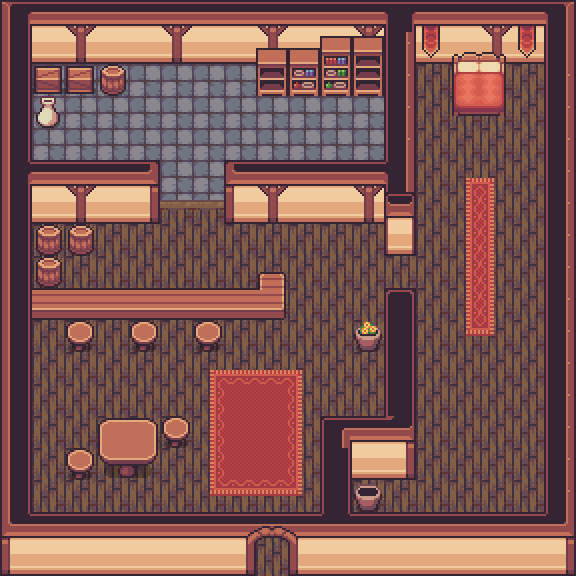

A 2D game scene composited from a Tiled map and its tileset images. What follows is a short description and the map's XML, with every tile layer's data as written:
An orthogonal 18x18 tile map with 32x32 px tiles, 4 tile layers (Ground, Walls, Details, Overlay), 3 hidden layers not drawn, 3 tilesets.

<map version="1.0" tiledversion="1.1.6" orientation="orthogonal" renderorder="right-down" width="18" height="18" tilewidth="32" tileheight="32" infinite="0" nextobjectid="1">
 <tileset firstgid="1" source="../floors.tsx" />
 <tileset firstgid="55" source="../interior.tsx" />
 <tileset firstgid="265" source="../furniture.tsx" />
 <layer name="Ground" width="18" height="18" locked="1">
  <data encoding="csv">
0,0,0,0,0,0,0,0,0,0,0,0,0,0,0,0,0,0,
0,0,0,0,0,0,0,0,0,0,0,0,0,0,0,0,0,0,
0,38,38,38,38,38,38,38,0,0,0,0,0,14,14,14,14,0,
0,38,38,38,38,38,38,38,38,38,38,38,0,14,14,14,14,0,
0,38,38,38,38,38,38,38,38,38,38,38,0,14,14,14,14,0,
0,38,38,38,38,38,38,38,38,38,38,38,0,14,14,14,14,0,
0,0,0,0,0,38,38,0,0,0,0,0,0,14,14,14,14,0,
0,14,14,14,14,14,14,14,14,14,14,14,0,14,14,14,14,0,
0,14,14,14,14,14,14,14,14,14,14,14,14,14,14,14,14,0,
0,14,14,14,14,14,14,14,14,14,14,14,0,14,14,14,14,0,
0,14,14,14,14,14,14,14,14,14,14,14,0,14,14,14,14,0,
0,14,14,14,14,14,14,14,14,14,14,14,0,14,14,14,14,0,
0,14,14,14,14,14,14,14,14,14,14,14,0,14,14,14,14,0,
0,14,14,14,14,14,14,14,14,14,14,14,0,14,14,14,14,0,
0,14,14,14,14,14,14,14,14,14,0,0,0,14,14,14,14,0,
0,14,14,14,14,14,14,14,14,14,0,14,14,14,14,14,14,0,
0,14,14,14,14,14,14,14,14,14,0,14,14,14,14,14,14,0,
0,0,0,0,0,0,0,0,14,0,0,0,0,0,0,0,0,0
</data>
 </layer>
 <layer name="Walkable" width="18" height="18" visible="0" locked="1">
  <data encoding="csv">
0,0,0,0,0,0,0,0,0,0,0,0,0,0,0,0,0,0,
0,0,0,0,0,0,0,0,0,0,0,0,0,0,0,0,0,0,
0,0,0,0,43,43,43,43,0,0,0,0,0,43,0,0,43,0,
0,0,43,43,43,43,43,43,43,43,43,43,0,43,0,0,43,0,
0,43,43,43,43,43,43,43,43,43,43,43,0,43,43,43,43,0,
0,43,43,43,43,43,43,43,43,43,43,43,0,43,43,43,43,0,
0,0,0,0,0,43,43,0,0,0,0,0,0,43,43,43,43,0,
0,0,0,43,43,43,43,43,43,43,43,43,0,43,43,43,43,0,
0,0,43,43,43,43,43,43,0,43,43,43,43,43,43,43,43,0,
0,0,0,0,0,0,0,0,0,43,43,43,43,43,43,43,43,0,
0,43,0,43,0,43,0,43,43,43,43,0,0,43,43,43,43,0,
0,43,43,43,43,43,43,43,43,43,43,43,0,43,43,43,43,0,
0,43,43,43,43,43,43,43,43,43,43,43,0,43,43,43,43,0,
0,43,43,0,0,0,43,43,43,43,43,43,0,43,43,43,43,0,
0,43,0,0,0,43,43,43,43,43,0,0,0,43,43,43,43,0,
0,43,43,43,43,43,43,43,43,43,0,0,43,43,43,43,43,0,
0,43,43,43,43,43,43,43,43,43,0,43,43,43,43,43,43,0,
0,0,0,0,0,0,0,0,43,0,0,0,0,0,0,0,0,0
</data>
 </layer>
 <layer name="Walls" width="18" height="18" locked="1">
  <data encoding="csv">
55,101,56,101,101,56,101,101,56,101,101,56,89,101,101,56,101,57,
70,116,71,116,116,71,116,116,71,116,116,71,87,116,116,71,116,72,
85,0,0,0,0,0,0,0,0,0,0,0,87,0,0,0,0,87,
85,0,0,0,0,0,0,0,0,0,0,0,87,0,0,0,0,87,
85,0,0,0,0,0,0,0,0,0,0,0,87,0,0,0,0,87,
133,0,0,0,0,0,0,0,0,0,0,0,132,0,0,0,0,87,
85,116,71,116,117,0,0,115,71,116,116,71,130,0,0,0,0,87,
85,0,0,0,0,0,0,0,0,0,0,0,119,0,0,0,0,87,
85,0,0,0,0,0,0,0,0,0,0,0,0,0,0,0,0,87,
85,0,0,0,0,0,0,0,0,0,0,0,0,0,0,0,0,87,
85,0,0,0,0,0,0,0,0,0,0,0,103,0,0,0,0,87,
85,0,0,0,0,0,0,0,0,0,0,0,103,0,0,0,0,87,
85,0,0,0,0,0,0,0,0,0,0,0,103,0,0,0,0,87,
85,0,0,0,0,0,0,0,0,0,0,0,74,0,0,0,0,87,
85,0,0,0,0,0,0,0,0,0,103,116,117,0,0,0,0,87,
85,0,0,0,0,0,0,0,0,0,103,0,0,0,0,0,0,87,
100,0,0,0,0,0,0,0,0,0,118,0,0,0,0,0,0,102,
115,116,116,116,116,116,116,117,0,115,116,116,116,116,116,116,116,117
</data>
 </layer>
 <layer name="Details" width="18" height="18" locked="1">
  <data encoding="csv">
0,0,0,0,0,0,0,0,0,0,0,0,0,280,0,0,280,0,
0,0,0,0,0,0,0,0,297,296,298,299,0,290,316,317,290,0,
0,271,271,272,0,0,0,0,307,306,308,309,0,0,326,327,0,0,
0,273,0,0,0,0,0,0,0,0,0,0,0,0,336,337,0,0,
0,0,0,0,0,0,0,0,0,0,0,0,0,0,0,0,0,0,
0,0,0,0,0,0,0,0,0,0,0,0,0,0,31,33,0,0,
0,0,0,0,0,5,5,0,0,0,0,0,0,0,40,42,0,0,
0,272,272,0,0,0,0,0,0,0,0,0,0,0,40,42,0,0,
0,272,0,0,0,0,0,0,343,0,0,0,0,0,40,42,0,0,
0,341,341,341,341,341,341,341,342,0,0,0,0,0,40,42,0,0,
0,0,339,0,339,0,339,0,0,0,0,283,0,0,49,51,0,0,
0,0,0,0,0,0,31,32,32,33,0,0,0,0,0,0,0,0,
0,0,0,0,0,0,40,41,41,42,0,0,0,0,0,0,0,0,
0,0,0,318,319,339,40,41,41,42,0,0,0,0,0,0,0,0,
0,0,339,328,329,0,40,41,41,42,0,0,0,0,0,0,0,0,
0,0,0,0,0,0,49,50,50,51,0,282,0,0,0,0,0,0,
0,0,0,0,0,0,0,0,0,0,0,0,0,0,0,0,0,0,
0,0,0,0,0,0,0,0,0,0,0,0,0,0,0,0,0,0
</data>
 </layer>
 <layer name="Overlay" width="18" height="18">
  <data encoding="csv">
0,0,0,0,0,0,0,0,0,0,0,0,0,0,0,0,0,0,
0,0,0,0,0,0,0,0,0,0,0,0,0,0,0,0,0,0,
0,0,0,0,0,0,0,0,0,0,0,0,0,0,0,0,0,0,
0,0,0,0,0,0,0,0,0,0,0,0,0,0,0,0,0,0,
0,0,0,0,0,0,0,0,0,0,0,0,0,0,0,0,0,0,
0,101,56,101,134,0,0,131,56,101,101,56,0,0,0,0,0,0,
0,0,0,0,0,0,0,0,0,0,0,0,0,0,0,0,0,0,
0,0,0,0,0,0,0,0,0,0,0,0,0,0,0,0,0,0,
0,0,0,0,0,0,0,0,0,0,0,0,0,0,0,0,0,0,
0,0,0,0,0,0,0,0,0,0,0,0,88,0,0,0,0,0,
0,0,0,0,0,0,0,0,0,0,0,0,0,0,0,0,0,0,
0,0,0,0,0,0,0,0,0,0,0,0,0,0,0,0,0,0,
0,0,0,0,0,0,0,0,0,0,0,0,0,0,0,0,0,0,
0,0,0,0,0,0,0,0,0,0,58,101,0,0,0,0,0,0,
0,0,0,0,0,0,0,0,0,0,0,0,0,0,0,0,0,0,
0,0,0,0,0,0,0,0,0,0,0,0,0,0,0,0,0,0,
0,101,101,101,101,101,101,145,146,147,0,101,101,101,101,101,101,0,
0,0,0,0,0,0,0,0,0,0,0,0,0,0,0,0,0,0
</data>
 </layer>
 <layer name="Start" width="18" height="18" visible="0" locked="1">
  <data encoding="csv">
0,0,0,0,0,0,0,0,0,0,0,0,0,0,0,0,0,0,
0,0,0,0,0,0,0,0,0,0,0,0,0,0,0,0,0,0,
0,0,0,0,0,0,0,0,0,0,0,0,0,0,0,0,0,0,
0,0,0,0,0,0,0,0,0,0,0,0,0,0,0,0,0,0,
0,0,0,0,0,0,0,0,0,0,0,0,0,0,0,0,0,0,
0,0,0,0,0,0,0,0,0,0,0,0,0,0,0,0,0,0,
0,0,0,0,0,0,0,0,0,0,0,0,0,0,0,0,0,0,
0,0,0,0,0,0,0,0,0,0,0,0,0,0,0,0,0,0,
0,0,0,0,0,0,0,0,0,0,0,0,0,0,0,0,0,0,
0,0,0,0,0,0,0,0,0,0,0,0,0,0,0,0,0,0,
0,0,0,0,0,0,0,0,0,0,0,0,0,0,0,0,0,0,
0,0,0,0,0,0,0,0,0,0,0,0,0,0,0,0,0,0,
0,0,0,0,0,0,0,0,0,0,0,0,0,0,0,0,0,0,
0,0,0,0,0,0,0,0,0,0,0,0,0,0,0,0,0,0,
0,0,0,0,0,0,0,0,0,0,0,0,0,0,0,0,0,0,
0,0,0,0,0,0,0,0,0,0,0,0,0,0,0,0,0,0,
0,0,0,0,0,0,0,0,0,0,0,0,0,0,0,0,0,0,
0,0,0,0,0,0,0,0,43,0,0,0,0,0,0,0,0,0
</data>
 </layer>
 <layer name="-X-street-14,5" width="18" height="18" visible="0" locked="1">
  <data encoding="csv">
0,0,0,0,0,0,0,0,0,0,0,0,0,0,0,0,0,0,
0,0,0,0,0,0,0,0,0,0,0,0,0,0,0,0,0,0,
0,0,0,0,0,0,0,0,0,0,0,0,0,0,0,0,0,0,
0,0,0,0,0,0,0,0,0,0,0,0,0,0,0,0,0,0,
0,0,0,0,0,0,0,0,0,0,0,0,0,0,0,0,0,0,
0,0,0,0,0,0,0,0,0,0,0,0,0,0,0,0,0,0,
0,0,0,0,0,0,0,0,0,0,0,0,0,0,0,0,0,0,
0,0,0,0,0,0,0,0,0,0,0,0,0,0,0,0,0,0,
0,0,0,0,0,0,0,0,0,0,0,0,0,0,0,0,0,0,
0,0,0,0,0,0,0,0,0,0,0,0,0,0,0,0,0,0,
0,0,0,0,0,0,0,0,0,0,0,0,0,0,0,0,0,0,
0,0,0,0,0,0,0,0,0,0,0,0,0,0,0,0,0,0,
0,0,0,0,0,0,0,0,0,0,0,0,0,0,0,0,0,0,
0,0,0,0,0,0,0,0,0,0,0,0,0,0,0,0,0,0,
0,0,0,0,0,0,0,0,0,0,0,0,0,0,0,0,0,0,
0,0,0,0,0,0,0,0,0,0,0,0,0,0,0,0,0,0,
0,0,0,0,0,0,0,0,0,0,0,0,0,0,0,0,0,0,
0,0,0,0,0,0,0,0,43,0,0,0,0,0,0,0,0,0
</data>
 </layer>
</map>
